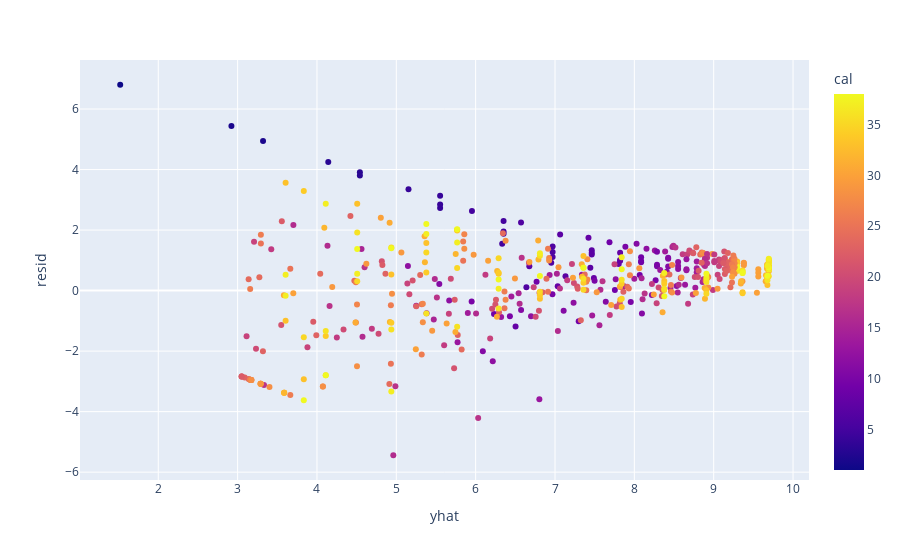

Here is the notebook cell this chart was saved with:
### Code cell
df.plot(kind='scatter', x='yhat', y='resid', color='cal', hover_data=['ay', 'dev', 'cal'])

### Figure 1 — Plotly figure (JSON) as saved in the notebook; plotly's stock layout.template omitted (floating-point values rounded to 4 significant figures; data arrays with more than 128 entries replaced by an {"elided": "..."} marker saying what was removed)
{"data": [{"customdata": {"elided": "517x3 int values"}, "hovertemplate": "yhat=%{x}<br>resid=%{y}<br>ay=%{customdata[0]}<br>dev=%{customdata[1]}<br>cal=%{marker.color}<extra></extra>", "legendgroup": "", "marker": {"color": {"elided": "517 int values"}, "coloraxis": "coloraxis", "symbol": "circle"}, "mode": "markers", "name": "", "orientation": "v", "showlegend": false, "type": "scatter", "x": {"elided": "517 float values"}, "xaxis": "x", "y": {"elided": "517 float values"}, "yaxis": "y"}], "layout": {"coloraxis": {"colorbar": {"title": {"text": "cal"}}, "colorscale": [[0, "#0d0887"], [0.1111, "#46039f"], [0.2222, "#7201a8"], [0.3333, "#9c179e"], [0.4444, "#bd3786"], [0.5556, "#d8576b"], [0.6667, "#ed7953"], [0.7778, "#fb9f3a"], [0.8889, "#fdca26"], [1, "#f0f921"]]}, "legend": {"tracegroupgap": 0}, "margin": {"t": 60}, "xaxis": {"anchor": "y", "domain": [0, 1], "title": {"text": "yhat"}}, "yaxis": {"anchor": "x", "domain": [0, 1], "title": {"text": "resid"}}}}
